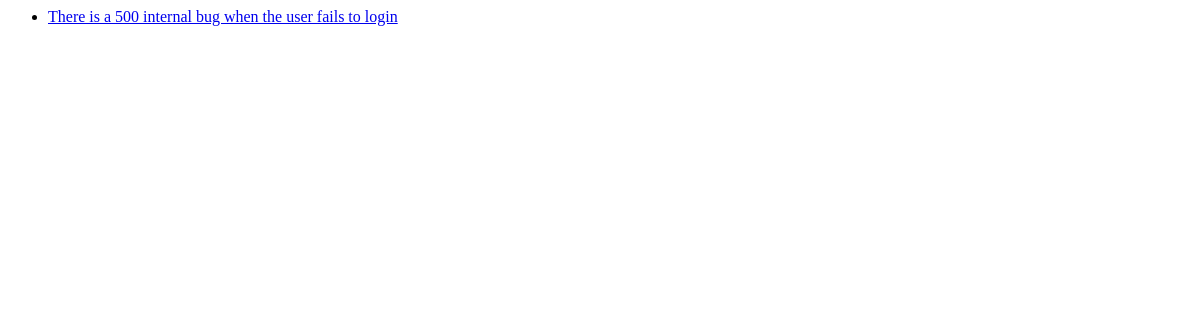
The app's page /issues/, older data.
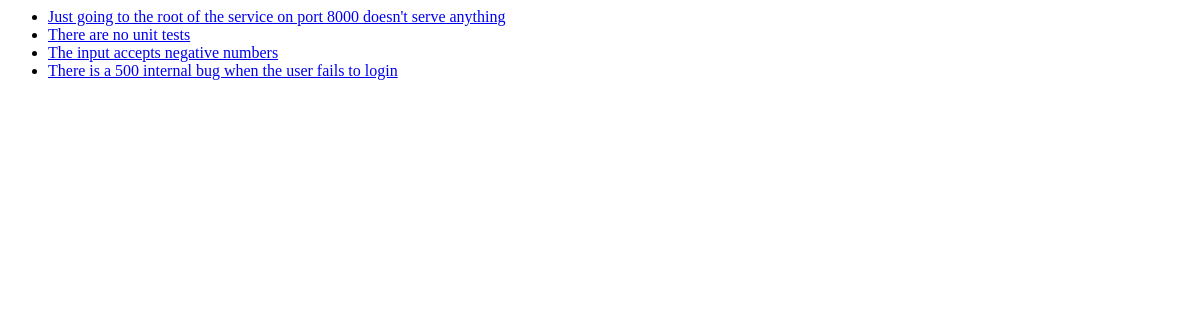
The same page, newer data.
### issues/models.py (models this page shows, shortened)
class Issue(models.Model):
    project = models.ForeignKey("projects.Project", on_delete=models.CASCADE, blank=True, null=True)
    issue_text = models.CharField(max_length=200)
    completion_state = models.BooleanField(default=False)
    creation_date = models.DateTimeField("date created")

### issues/views.py (the view)
# urls.py: path("", views.index, name="index"),
def index(request):
    issue_list = Issue.objects.order_by("-creation_date")
    context = {"issue_list": issue_list}
    return render(request, "issues/index.html", context)

### issues/templates/issues/index.html
{% if issue_list %}
    <ul>
    {% for issue in issue_list %}
        <li><a href="{% url 'issues:detail' issue.id %}">{{ issue.issue_text }}</a></li>
    {% endfor %}
    </ul>
{% else %}
    <p>There are no issues. Yay!</p>
{% endif %}

Row changes from the older to the newer data that the page shows:
added Issue: issue_text "Just going to the root of the service on port 8000 doesn't serve anything"
added Issue: issue_text "There are no unit tests"
added Issue: issue_text "The input accepts negative numbers"
